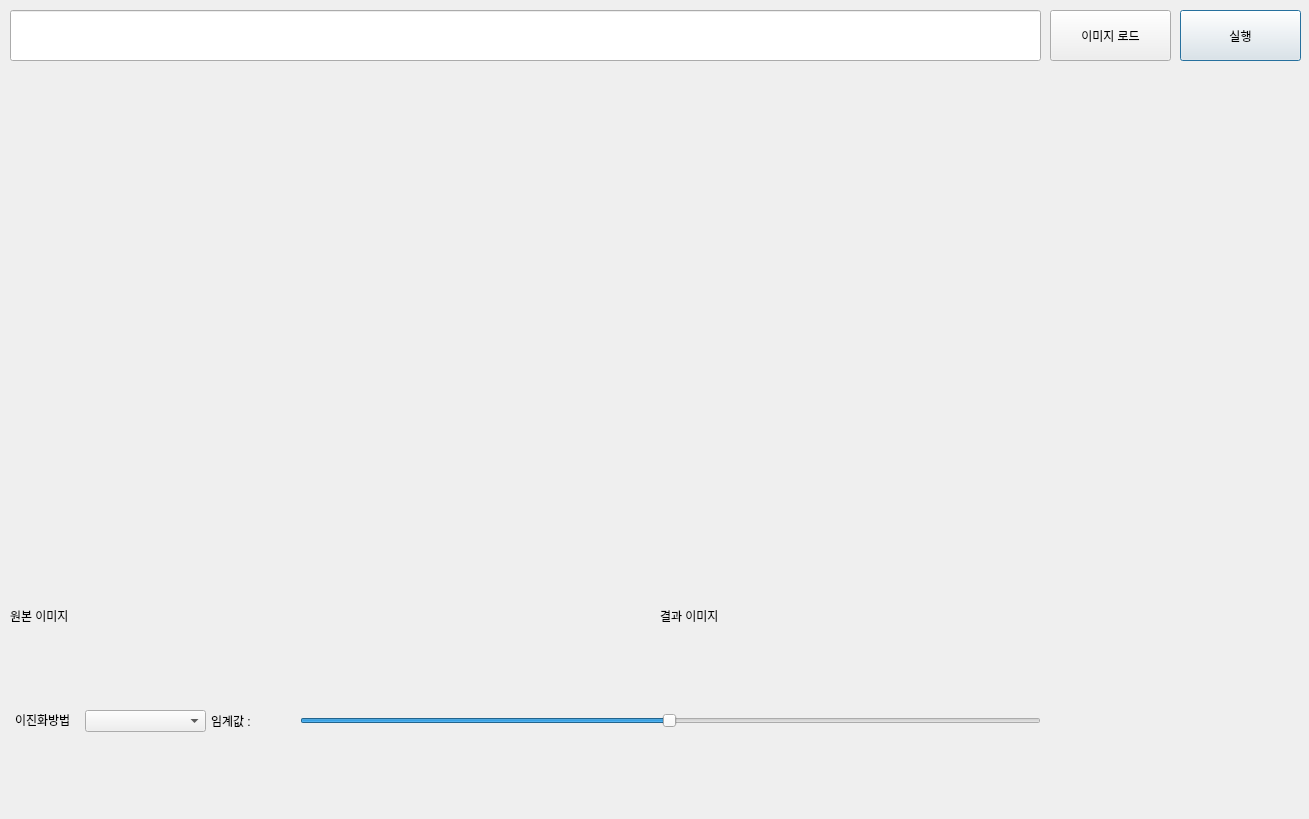
<?xml version="1.0" encoding="UTF-8"?>
<ui version="4.0">
 <class>Dialog</class>
 <widget class="QDialog" name="Dialog">
  <property name="geometry">
   <rect>
    <x>0</x>
    <y>0</y>
    <width>1309</width>
    <height>819</height>
   </rect>
  </property>
  <property name="windowTitle">
   <string>Dialog</string>
  </property>
  <widget class="QLabel" name="imgSrc">
   <property name="geometry">
    <rect>
     <x>10</x>
     <y>110</y>
     <width>640</width>
     <height>480</height>
    </rect>
   </property>
   <property name="text">
    <string/>
   </property>
  </widget>
  <widget class="QPushButton" name="procBtn">
   <property name="geometry">
    <rect>
     <x>1180</x>
     <y>10</y>
     <width>121</width>
     <height>51</height>
    </rect>
   </property>
   <property name="text">
    <string>실행</string>
   </property>
  </widget>
  <widget class="QPushButton" name="loadBtn">
   <property name="geometry">
    <rect>
     <x>1050</x>
     <y>10</y>
     <width>121</width>
     <height>51</height>
    </rect>
   </property>
   <property name="text">
    <string>이미지 로드</string>
   </property>
  </widget>
  <widget class="QLabel" name="imgDst">
   <property name="geometry">
    <rect>
     <x>660</x>
     <y>110</y>
     <width>640</width>
     <height>480</height>
    </rect>
   </property>
   <property name="text">
    <string/>
   </property>
  </widget>
  <widget class="QLineEdit" name="filePath">
   <property name="geometry">
    <rect>
     <x>10</x>
     <y>10</y>
     <width>1031</width>
     <height>51</height>
    </rect>
   </property>
  </widget>
  <widget class="QLabel" name="label">
   <property name="geometry">
    <rect>
     <x>10</x>
     <y>600</y>
     <width>641</width>
     <height>31</height>
    </rect>
   </property>
   <property name="text">
    <string>원본 이미지</string>
   </property>
  </widget>
  <widget class="QLabel" name="label_2">
   <property name="geometry">
    <rect>
     <x>660</x>
     <y>600</y>
     <width>641</width>
     <height>31</height>
    </rect>
   </property>
   <property name="text">
    <string>결과 이미지</string>
   </property>
  </widget>
  <widget class="QSlider" name="hSlider">
   <property name="geometry">
    <rect>
     <x>300</x>
     <y>710</y>
     <width>741</width>
     <height>22</height>
    </rect>
   </property>
   <property name="maximum">
    <number>255</number>
   </property>
   <property name="singleStep">
    <number>1</number>
   </property>
   <property name="value">
    <number>127</number>
   </property>
   <property name="orientation">
    <enum>Qt::Horizontal</enum>
   </property>
  </widget>
  <widget class="QLabel" name="label_threshold">
   <property name="geometry">
    <rect>
     <x>211</x>
     <y>706</y>
     <width>81</width>
     <height>30</height>
    </rect>
   </property>
   <property name="text">
    <string>임계값 :</string>
   </property>
  </widget>
  <widget class="QLabel" name="label_3">
   <property name="geometry">
    <rect>
     <x>15</x>
     <y>710</y>
     <width>61</width>
     <height>20</height>
    </rect>
   </property>
   <property name="text">
    <string>이진화방법</string>
   </property>
  </widget>
  <widget class="QComboBox" name="comboThr">
   <property name="geometry">
    <rect>
     <x>85</x>
     <y>710</y>
     <width>121</width>
     <height>22</height>
    </rect>
   </property>
  </widget>
 </widget>
 <resources/>
 <connections/>
</ui>
